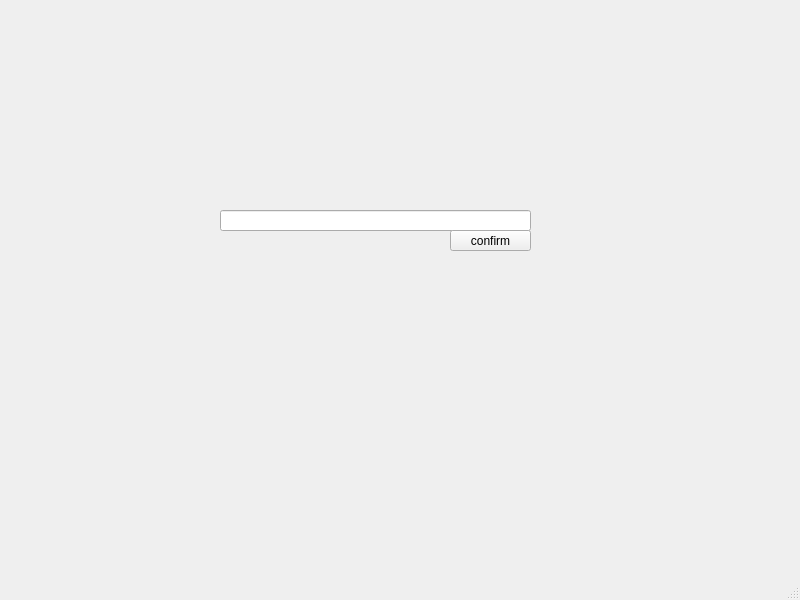
<?xml version="1.0" encoding="UTF-8"?>
<ui version="4.0">
 <class>fileinput</class>
 <widget class="QMainWindow" name="fileinput">
  <property name="geometry">
   <rect>
    <x>0</x>
    <y>0</y>
    <width>800</width>
    <height>600</height>
   </rect>
  </property>
  <property name="windowTitle">
   <string>MainWindow</string>
  </property>
  <widget class="QWidget" name="centralwidget">
   <widget class="QLineEdit" name="lineEdit">
    <property name="geometry">
     <rect>
      <x>220</x>
      <y>210</y>
      <width>311</width>
      <height>21</height>
     </rect>
    </property>
   </widget>
   <widget class="QToolButton" name="confirm">
    <property name="geometry">
     <rect>
      <x>450</x>
      <y>230</y>
      <width>81</width>
      <height>21</height>
     </rect>
    </property>
    <property name="text">
     <string>confirm</string>
    </property>
   </widget>
  </widget>
  <widget class="QMenuBar" name="menubar">
   <property name="geometry">
    <rect>
     <x>0</x>
     <y>0</y>
     <width>800</width>
     <height>26</height>
    </rect>
   </property>
  </widget>
  <widget class="QStatusBar" name="statusbar"/>
 </widget>
 <resources/>
 <connections/>
</ui>
